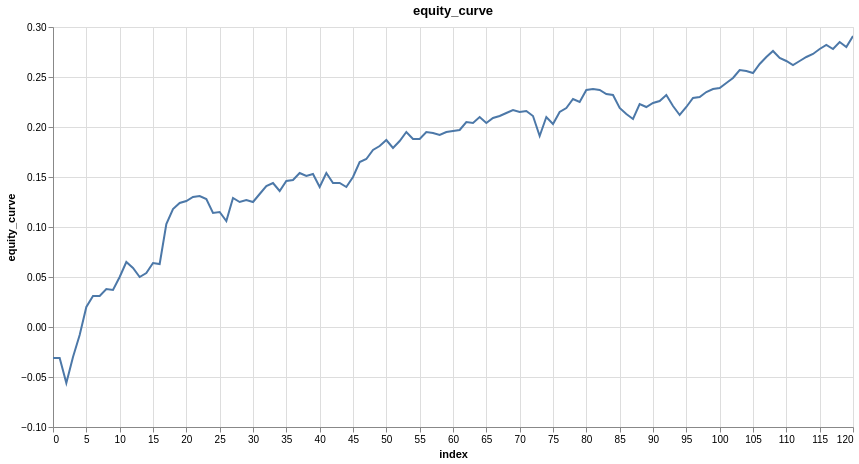

This figure's notebook cell:
### Code cell
features = ['close_log_return_lag_2']
model = LinearModel(len(features))
model_trades = research.learn_model_trades(ts, features, target, model, no_epochs=200, loss=nn.L1Loss())

research.plot_column(model_trades, 'equity_curve')

### Figure 1 — Vega specification as saved in the notebook (floating-point values rounded to 4 significant figures)
{"$schema": "https://vega.github.io/schema/vega/v6.json", "data": [{"name": "param_1e9efca18e7a2868_store"}, {"name": "source_0", "values": [{"equity_curve": -0.031, "index": 0}, {"equity_curve": -0.031, "index": 1}, {"equity_curve": -0.056, "index": 2}, {"equity_curve": -0.03, "index": 3}, {"equity_curve": -0.008, "index": 4}, {"equity_curve": 0.02, "index": 5}, {"equity_curve": 0.031, "index": 6}, {"equity_curve": 0.031, "index": 7}, {"equity_curve": 0.038, "index": 8}, {"equity_curve": 0.037, "index": 9}, {"equity_curve": 0.05, "index": 10}, {"equity_curve": 0.065, "index": 11}, {"equity_curve": 0.059, "index": 12}, {"equity_curve": 0.05, "index": 13}, {"equity_curve": 0.054, "index": 14}, {"equity_curve": 0.064, "index": 15}, {"equity_curve": 0.063, "index": 16}, {"equity_curve": 0.103, "index": 17}, {"equity_curve": 0.118, "index": 18}, {"equity_curve": 0.124, "index": 19}, {"equity_curve": 0.126, "index": 20}, {"equity_curve": 0.13, "index": 21}, {"equity_curve": 0.131, "index": 22}, {"equity_curve": 0.128, "index": 23}, {"equity_curve": 0.114, "index": 24}, {"equity_curve": 0.115, "index": 25}, {"equity_curve": 0.106, "index": 26}, {"equity_curve": 0.129, "index": 27}, {"equity_curve": 0.125, "index": 28}, {"equity_curve": 0.127, "index": 29}, {"equity_curve": 0.125, "index": 30}, {"equity_curve": 0.133, "index": 31}, {"equity_curve": 0.141, "index": 32}, {"equity_curve": 0.144, "index": 33}, {"equity_curve": 0.136, "index": 34}, {"equity_curve": 0.146, "index": 35}, {"equity_curve": 0.147, "index": 36}, {"equity_curve": 0.154, "index": 37}, {"equity_curve": 0.151, "index": 38}, {"equity_curve": 0.153, "index": 39}, {"equity_curve": 0.14, "index": 40}, {"equity_curve": 0.154, "index": 41}, {"equity_curve": 0.144, "index": 42}, {"equity_curve": 0.144, "index": 43}, {"equity_curve": 0.14, "index": 44}, {"equity_curve": 0.15, "index": 45}, {"equity_curve": 0.165, "index": 46}, {"equity_curve": 0.168, "index": 47}, {"equity_curve": 0.177, "index": 48}, {"equity_curve": 0.181, "index": 49}, {"equity_curve": 0.187, "index": 50}, {"equity_curve": 0.179, "index": 51}, {"equity_curve": 0.186, "index": 52}, {"equity_curve": 0.195, "index": 53}, {"equity_curve": 0.188, "index": 54}, {"equity_curve": 0.188, "index": 55}, {"equity_curve": 0.195, "index": 56}, {"equity_curve": 0.194, "index": 57}, {"equity_curve": 0.192, "index": 58}, {"equity_curve": 0.195, "index": 59}, {"equity_curve": 0.196, "index": 60}, {"equity_curve": 0.197, "index": 61}, {"equity_curve": 0.205, "index": 62}, {"equity_curve": 0.204, "index": 63}, {"equity_curve": 0.21, "index": 64}, {"equity_curve": 0.204, "index": 65}, {"equity_curve": 0.209, "index": 66}, {"equity_curve": 0.211, "index": 67}, {"equity_curve": 0.214, "index": 68}, {"equity_curve": 0.217, "index": 69}, {"equity_curve": 0.215, "index": 70}, {"equity_curve": 0.216, "index": 71}, {"equity_curve": 0.211, "index": 72}, {"equity_curve": 0.191, "index": 73}, {"equity_curve": 0.21, "index": 74}, {"equity_curve": 0.203, "index": 75}, {"equity_curve": 0.215, "index": 76}, {"equity_curve": 0.219, "index": 77}, {"equity_curve": 0.228, "index": 78}, {"equity_curve": 0.225, "index": 79}, {"equity_curve": 0.237, "index": 80}, {"equity_curve": 0.238, "index": 81}, {"equity_curve": 0.237, "index": 82}, {"equity_curve": 0.233, "index": 83}, {"equity_curve": 0.232, "index": 84}, {"equity_curve": 0.219, "index": 85}, {"equity_curve": 0.213, "index": 86}, {"equity_curve": 0.208, "index": 87}, {"equity_curve": 0.223, "index": 88}, {"equity_curve": 0.22, "index": 89}, {"equity_curve": 0.224, "index": 90}, {"equity_curve": 0.226, "index": 91}, {"equity_curve": 0.232, "index": 92}, {"equity_curve": 0.221, "index": 93}, {"equity_curve": 0.212, "index": 94}, {"equity_curve": 0.22, "index": 95}, {"equity_curve": 0.229, "index": 96}, {"equity_curve": 0.23, "index": 97}, {"equity_curve": 0.235, "index": 98}, {"equity_curve": 0.238, "index": 99}, {"equity_curve": 0.239, "index": 100}, {"equity_curve": 0.244, "index": 101}, {"equity_curve": 0.249, "index": 102}, {"equity_curve": 0.257, "index": 103}, {"equity_curve": 0.256, "index": 104}, {"equity_curve": 0.254, "index": 105}, {"equity_curve": 0.263, "index": 106}, {"equity_curve": 0.27, "index": 107}, {"equity_curve": 0.276, "index": 108}, {"equity_curve": 0.269, "index": 109}, {"equity_curve": 0.266, "index": 110}, {"equity_curve": 0.262, "index": 111}, {"equity_curve": 0.266, "index": 112}, {"equity_curve": 0.27, "index": 113}, {"equity_curve": 0.273, "index": 114}, {"equity_curve": 0.278, "index": 115}, {"equity_curve": 0.282, "index": 116}, {"equity_curve": 0.278, "index": 117}, {"equity_curve": 0.285, "index": 118}, {"equity_curve": 0.28, "index": 119}, {"equity_curve": 0.291, "index": 120}]}, {"name": "source_0_x_domain_index", "values": [{"min": 0, "max": 120}]}, {"name": "source_0_y_domain_equity_curve", "values": [{"min": -0.056, "max": 0.291}]}], "signals": [{"name": "unit", "value": {}, "on": [{"events": "pointermove", "update": "isTuple(group()) ? group() : unit"}]}, {"name": "param_1e9efca18e7a2868", "update": "vlSelectionResolve(\"param_1e9efca18e7a2868_store\", \"union\")"}, {"name": "param_1e9efca18e7a2868_index", "on": [{"events": [{"source": "view", "type": "dblclick"}], "update": "null"}, {"events": {"signal": "param_1e9efca18e7a2868_translate_delta"}, "update": "panLinear(param_1e9efca18e7a2868_translate_anchor.extent_x, -param_1e9efca18e7a2868_translate_delta.x / width)"}, {"events": {"signal": "param_1e9efca18e7a2868_zoom_delta"}, "update": "zoomLinear(domain(\"x\"), param_1e9efca18e7a2868_zoom_anchor.x, param_1e9efca18e7a2868_zoom_delta)"}]}, {"name": "param_1e9efca18e7a2868_equity_curve", "on": [{"events": [{"source": "view", "type": "dblclick"}], "update": "null"}, {"events": {"signal": "param_1e9efca18e7a2868_translate_delta"}, "update": "panLinear(param_1e9efca18e7a2868_translate_anchor.extent_y, param_1e9efca18e7a2868_translate_delta.y / height)"}, {"events": {"signal": "param_1e9efca18e7a2868_zoom_delta"}, "update": "zoomLinear(domain(\"y\"), param_1e9efca18e7a2868_zoom_anchor.y, param_1e9efca18e7a2868_zoom_delta)"}]}, {"name": "param_1e9efca18e7a2868_tuple", "on": [{"events": [{"signal": "param_1e9efca18e7a2868_index || param_1e9efca18e7a2868_equity_curve"}], "update": "param_1e9efca18e7a2868_index && param_1e9efca18e7a2868_equity_curve ? {unit: \"\", fields: param_1e9efca18e7a2868_tuple_fields, values: [param_1e9efca18e7a2868_index,param_1e9efca18e7a2868_equity_curve]} : null"}]}, {"name": "param_1e9efca18e7a2868_tuple_fields", "value": [{"field": "index", "channel": "x", "type": "R"}, {"field": "equity_curve", "channel": "y", "type": "R"}]}, {"name": "param_1e9efca18e7a2868_translate_anchor", "value": {}, "on": [{"events": [{"source": "scope", "type": "pointerdown"}], "update": "{x: x(unit), y: y(unit), extent_x: domain(\"x\"), extent_y: domain(\"y\")}"}]}, {"name": "param_1e9efca18e7a2868_translate_delta", "value": {}, "on": [{"events": [{"source": "window", "between": [{"source": "scope", "type": "pointerdown"}, {"source": "window", "type": "pointerup"}], "type": "pointermove", "consume": true}], "update": "{x: param_1e9efca18e7a2868_translate_anchor.x - x(unit), y: param_1e9efca18e7a2868_translate_anchor.y - y(unit)}"}]}, {"name": "param_1e9efca18e7a2868_zoom_anchor", "on": [{"events": [{"source": "scope", "type": "wheel", "consume": true}], "update": "{x: invert(\"x\", x(unit)), y: invert(\"y\", y(unit))}"}]}, {"name": "param_1e9efca18e7a2868_zoom_delta", "on": [{"events": [{"source": "scope", "consume": true, "type": "wheel"}], "update": "pow(1.001, event.deltaY * pow(16, event.deltaMode))", "force": true}]}, {"name": "param_1e9efca18e7a2868_modify", "on": [{"events": {"signal": "param_1e9efca18e7a2868_tuple"}, "update": "modify(\"param_1e9efca18e7a2868_store\", param_1e9efca18e7a2868_tuple, true)"}]}], "marks": [{"type": "line", "name": "marks", "from": {"data": "source_0"}, "sort": {"field": "x"}, "encode": {"update": {"defined": {"signal": "isValid(datum[\"index\"]) && isFinite(+datum[\"index\"]) && isValid(datum[\"equity_curve\"]) && isFinite(+datum[\"equity_curve\"])"}, "y": {"field": "equity_curve", "scale": "y"}, "x": {"field": "index", "scale": "x"}, "stroke": {"value": "#4c78a8"}, "tooltip": {"signal": "{\"index\": format(datum[\"index\"], \"\"), \"equity_curve\": format(datum[\"equity_curve\"], \"\")}"}}}, "interactive": true, "clip": true, "style": ["line"]}], "scales": [{"name": "x", "type": "linear", "domain": [{"signal": "(data(\"source_0_x_domain_index\")[0] || {}).min"}, {"signal": "(data(\"source_0_x_domain_index\")[0] || {}).max"}], "range": [0, {"signal": "width"}], "zero": false, "nice": true, "domainRaw": {"signal": "param_1e9efca18e7a2868[\"index\"]"}}, {"name": "y", "type": "linear", "domain": [{"signal": "(data(\"source_0_y_domain_equity_curve\")[0] || {}).min"}, {"signal": "(data(\"source_0_y_domain_equity_curve\")[0] || {}).max"}], "range": [{"signal": "height"}, 0], "zero": true, "nice": true, "domainRaw": {"signal": "param_1e9efca18e7a2868[\"equity_curve\"]"}}], "axes": [{"scale": "x", "gridScale": "y", "maxExtent": 0, "minExtent": 0, "grid": true, "tickCount": {"signal": "ceil(width/40)"}, "orient": "bottom", "labels": false, "ticks": false, "zindex": 0, "domain": false, "aria": false}, {"scale": "y", "gridScale": "x", "minExtent": 0, "tickCount": {"signal": "ceil(height/40)"}, "aria": false, "labels": false, "maxExtent": 0, "domain": false, "orient": "left", "zindex": 0, "grid": true, "ticks": false}, {"scale": "x", "labelFlush": true, "tickCount": {"signal": "ceil(width/40)"}, "grid": false, "zindex": 0, "title": "index", "orient": "bottom", "labelOverlap": true}, {"scale": "y", "labelOverlap": true, "grid": false, "tickCount": {"signal": "ceil(height/40)"}, "zindex": 0, "orient": "left", "title": "equity_curve"}], "title": {"text": "equity_curve", "frame": "group"}, "height": 400, "width": 800, "style": "cell", "padding": 5, "background": "white"}
